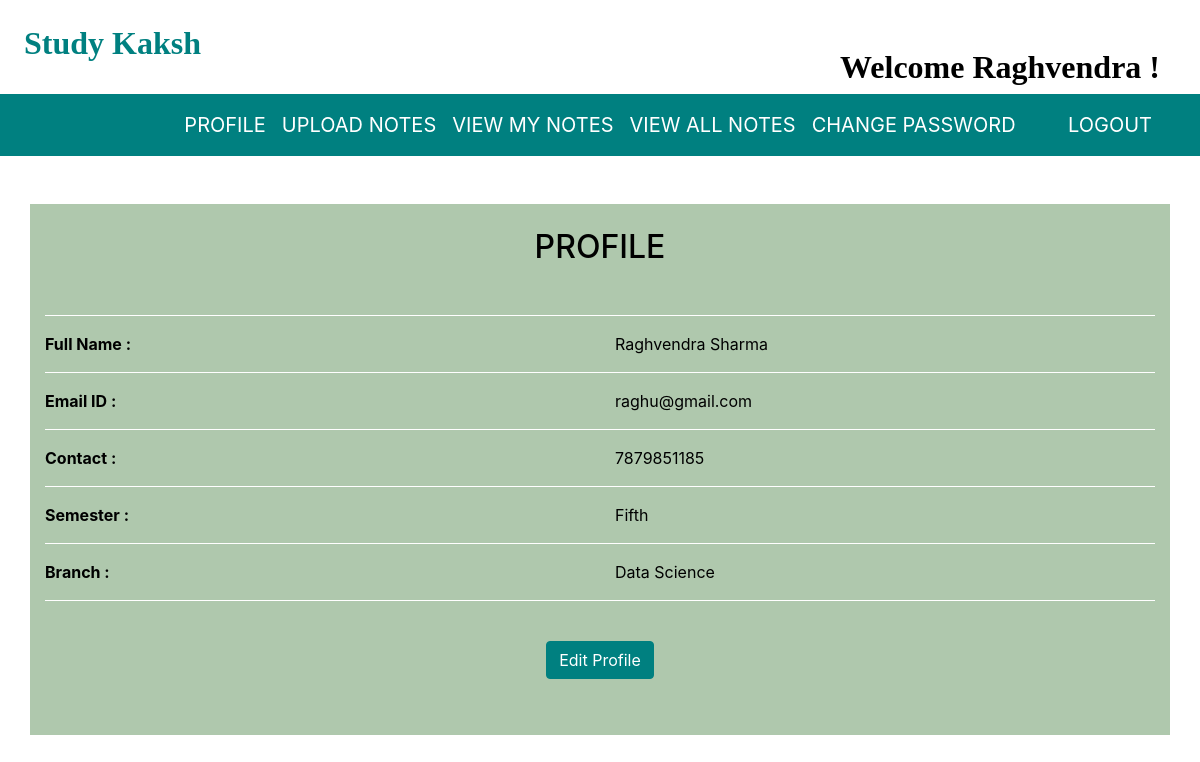
The app's page /profile (signed in) with its own data.
### notes/models.py (models this page shows, shortened)
class Signup(models.Model):
    user = models.ForeignKey(User, on_delete=models.CASCADE)
    contact = models.CharField(max_length=10, null=True)
    branch = models.CharField(max_length=30)
    semester = models.CharField(max_length=30)
    role = models.CharField(max_length=15)

### notes/views.py (the view)
# urls.py: path('profile', profile, name='profile'),
def profile(request):
    if not request.user.is_authenticated:
        return redirect('userlogin')
    user = User.objects.get(id=request.user.id)
    data = Signup.objects.get(user=user)
    d = {'data': data, 'user': user}
    return render(request, 'profile.html', d)

### notes/templates/profile.html (shortened to what this page needs)
{% extends 'usernavigation.html' %}
{% load static %}
{% block body %}
<div class="container mt-5" style="background-color:#AFC8AD">
    <br>
    <h2 class="text-center"> PROFILE </h2><br>
    <hr>
    <div class="row">
        <div class="col-md-6">
            <b>Full Name :</b>
        </div>
        <div class="col-md-6">
            {{data.user.first_name}} {{data.user.last_name}}
        </div>
    </div>
    <hr>
    <div class="row">
        <div class="col-md-6">
            <b>Email ID :</b>
        </div>
        <div class="col-md-6">
            {{data.user.username}}
        </div>
    </div>
    <hr>
    <div class="row">
        <div class="col-md-6">
            <b>Contact :</b>
        </div>
        <div class="col-md-6">
            {{data.contact}}
        </div>
    </div>
    <hr>
    <div class="row">
        <div class="col-md-6">
            <b>Semester :</b>
        </div>
        <div class="col-md-6">
            {{data.semester}}
        </div>
    </div>
    <hr>
    <div class="row">
        <div class="col-md-6">
            <b>Branch :</b>
        </div>
        <div class="col-md-6">
            {{data.branch}}
        </div>
    </div>
    <hr>
    <h2 class="text-center"><a class="  btn btn-primary  mt-4" href="{% url 'edit_profile'%}">Edit Profile</a></h2>
    <br><br>
</div>
{% endblock %}

### notes/templates/usernavigation.html (shortened to what this page needs)
<html lang="en" xmlns="http://www.w3.org/1999/html">
<head>
    {% load static %}
    <link href="https://maxcdn.bootstrapcdn.com/bootstrap/4.3.1/css/bootstrap.min.css" rel="stylesheet">
    <link href="https://use.fontawesome.com/releases/v5.6.3/css/all.css"
 rel="stylesheet">
</head>
<link href="{% static 'css/mystyle.css'%}" rel="stylesheet">
<body>
<h2 style="padding : 2%"><span style="color:008080; font-family:playfair display; font-weight: bold">Study Kaksh</span>
    <span class="mt-4" style="position: absolute; right: 40px; font-weight: bold; font-family: 'poppins'; color: #black;">
      <span> Welcome {{request.user.first_name}}  ! </span>
  </span>
</h2>
<nav class="navbar navbar-expand-sm justify-content-center" style="background-color: #008080; font-size: 20px;">
    <ul class="navbar-nav">
        <li class="navbar-item">
            <a class="nav-link" href="{% url 'profile'%}" style="color: #FFFFFF;"> PROFILE </a>
        </li>
        <li class="navbar-item">
            <a class="nav-link" href="{% url 'upload_notes'%}" style="color: #FFFFFF;">UPLOAD NOTES
            </a>
        </li>
        <li class="navbar-item">
            <a class="nav-link" href="{% url 'view_mynotes'%}" style="color: #FFFFFF;">VIEW MY NOTES
            </a>
        </li>
        <li class="navbar-item">
            <a class="nav-link" href="{% url 'viewallnotes'%}" style="color: #FFFFFF;">VIEW ALL NOTES
            </a>
        </li>
        <li class="navbar-item">
            <a class="nav-link" href="{% url 'changepassword'%}" style="color: #FFFFFF;"> CHANGE PASSWORD </a>
        </li>
        <span style="position: absolute; right: 40px;">
<li class="navbar-item">
    <a class="nav-link" style="color: #FFFFFF;" href="{% url 'logout'%}">LOGOUT</a>
  </li>
  </span>
    </ul>
</nav>
</body>
</html>
{% block body %}
{% endblock %}

### notes/static/css/mystyle.css (style rules this page uses)
.nav-link { color: black; }

### notes/templates/profile.html (style rules this page uses)
body { background-color: #white; color: black; }
hr { border-color: white; }
.btn-primary { background-color: #008080; border-color: #008080; }

### records on screen
Signup: user.first_name "Raghvendra", user.last_name "Sharma", user.username "raghu@gmail.com", contact "7879851185", semester "Fifth", branch "Data Science"

### other values on screen
{{ request.user.first_name }} "Raghvendra"
